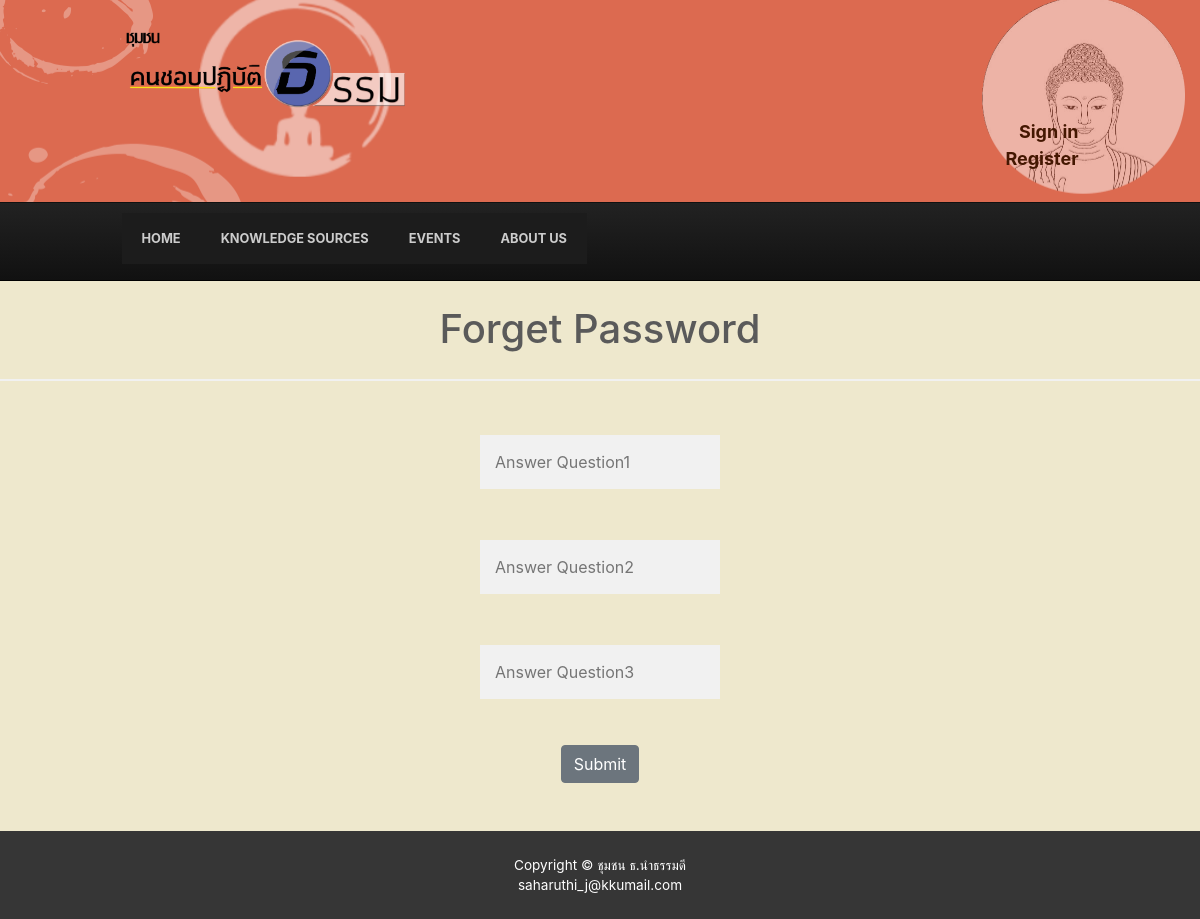
/Question.php?username=charunda1008, run on an earlier commit of the app's database.
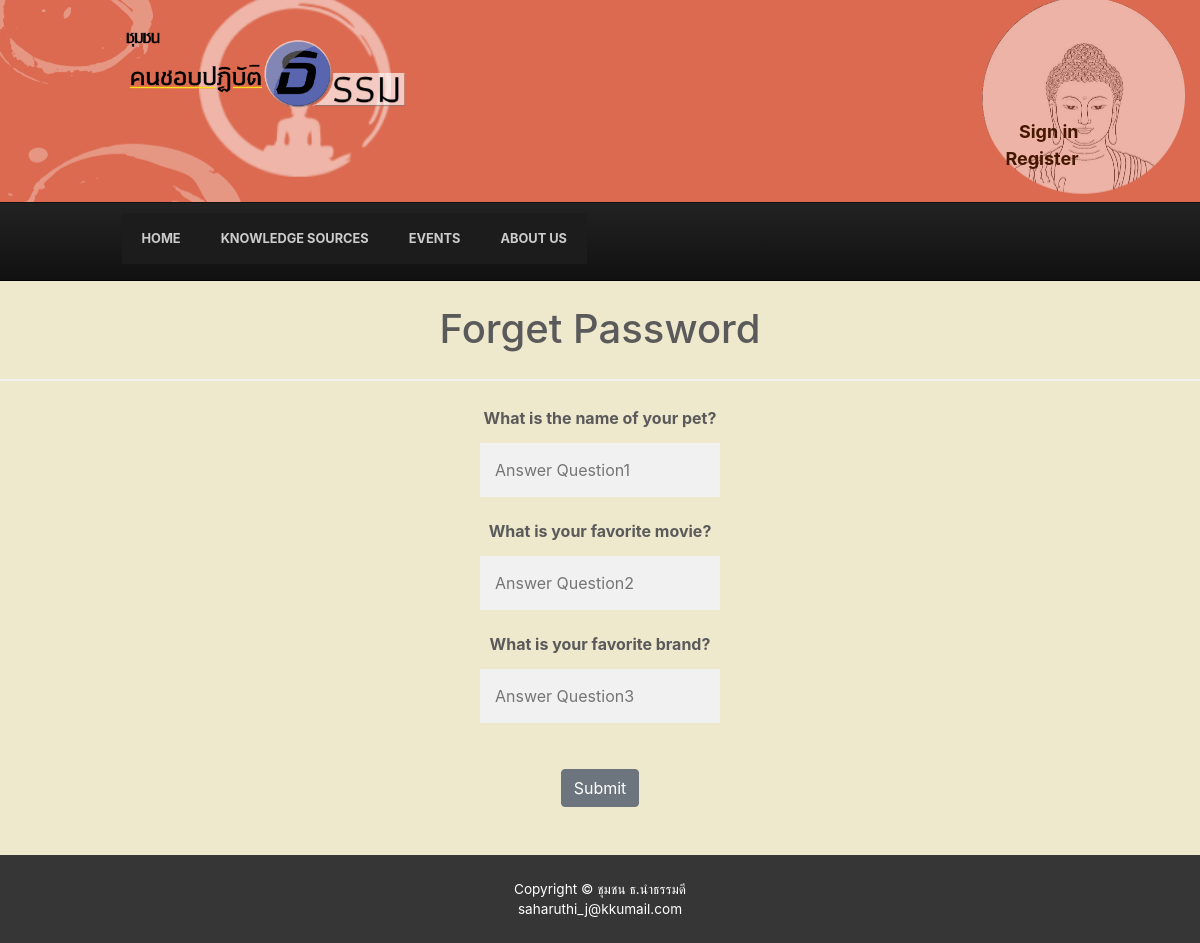
And on a later commit of the database.
### tables this page shows
CREATE TABLE `user` (
  `id` int(11) NOT NULL,
  `name` varchar(60) NOT NULL,
  `surname` varchar(60) NOT NULL,
  `national_id` varchar(13) NOT NULL,
  `file_name` varchar(300) NOT NULL,
  `file_type` varchar(100) NOT NULL,
  `file_size` int(11) NOT NULL,
  `file_content` mediumblob NOT NULL,
  `username` varchar(60) NOT NULL,
  `password` varchar(61) NOT NULL,
  `birthday` varchar(15) NOT NULL,
  `question_1_id` int(11) NOT NULL,
  `answer_1` varchar(200) NOT NULL,
  `question_2_id` int(11) NOT NULL,
  `answer_2` varchar(200) NOT NULL,
  `question_3_id` int(11) NOT NULL,
  `answer_3` varchar(200) NOT NULL,
  `email` varchar(100) NOT NULL,
  `email_confirm` int(1) NOT NULL,
  `admin_confirm` int(1) NOT NULL,
  `sign_in_count` int(1) NOT NULL,
  `account_status` int(1) NOT NULL,
  `permission` int(11) NOT NULL
);

### Question.php (the view, shortened to what this page needs)
<?php
  require('connect.php');
  $questions = array(
    "What is the name of your pet?",
    "What is your favorite color?",
    "What is your best friend’s name?",
    "What is your favorite song?",
    "What is your favorite singer?",
    "What is your favorite movie?",
    "What is your favorite super hero?",
    "What is your dream career?",
    "What is your hometown?",
    "What is your high school’s name?",
    "What is your favorite brand?",
    "What is your favorite sport?",
    "What is your favorite hobby?",
    "What is your favorite season?",
    "What is your favorite subject?",
  );
  $username = $_GET['username'];
  $sql = "SELECT question_1_id, question_2_id, question_3_id, answer_1, answer_2 ,answer_3 FROM user WHERE username='$username'";
  try{
    $data_result = ($conn->query($sql))->fetch();
  }catch(Exception $e){
    print_r($e);
  }
?>
<!DOCTYPE html>
<html>
<body>
  <link href="css/main.css" rel="stylesheet">
  <link href="css/bootstrap-grid.css" rel="stylesheet">
  <link href="css/bootstrap-reboot.css" rel="stylesheet">
  <link rel="stylesheet" href="css/reset.css" type="text/css" />
  <link rel="stylesheet" href="css/forget.css" type="text/css" />
  <link rel="stylesheet" href="css/styles.css" type="text/css" />
  <link rel="stylesheet" type="text/css" href="css/bootstrap.css">
  <link href="css/carousel.css" rel="stylesheet" type="text/css" >
  <link href="css/forget.css" rel="stylesheet" type="text/css" >
  <link href="css/CSS_Reset.css" rel="stylesheet">
</head>
<body class="Backg-body">
  <main role="main">
<header class="header_Bg">
      <div class="navbar-header width">
        <img class="img left" src="img/Logo1.png" alt="Logo1">
        <spen class="right">
            <?php
            if(isset($_SESSION['user_data'])){
              $html_username_tag = "<div><a id=\"open_username\" class=\"btn-link\" href=\"profile.php\">สวัสดีคุณ ".$_SESSION['user_data']['username']."</a></div>";
              $html_sign_out = "<div><a id=\"sign_out\" class=\"btn-link\" href=\"index.php?sign_out\">Sign out</a></div>";
              echo $html_username_tag.$html_sign_out;
            }else{
              $html_sign_in = "<div><a id=\"open_the_modal\" class=\"btn-link\" href=\"#openModal_sign_in\">Sign in</a></div>";
              $html_register = "<div><a id=\"go_to_register_page\" class=\"btn-link\" href=\"register.php\">Register</a></div>";
              echo $html_sign_in.$html_register;
            }
          ?>
        </spen>
      </div>
    </header>
     <nav id="mainnav">
      <div class="width">
          <ul>
              <li class="dropdown">
                  <button class="dropbtn2"><a href="index.php">Home</a></button>
              </li>
              <li><a class="dropbtn2" href="#">Knowledge sources</a></li>
              <li><a class="dropbtn2" href="#">Events</a></li>
              <li><a class="dropbtn2" href="#">About us</a></li>
          </ul>
      </div>
    </nav>
<div style="text-align: center;">
<form id="QuestionForm">
    <br>
      <h1>Forget Password</h1>
    <hr>
      <label id="question1" for="Question1"><b>
        <?php
          echo $questions[$data_result['question_1_id']-1];
        ?>
      </b></label><br>
      <input id="answer1" type="text" placeholder="Answer Question1" name="Question1" class="input_reset" required><br>
      <label id="question2" for="Question2"><b>
        <?php
          echo $questions[$data_result['question_2_id']-1];
        ?>
      </b></label><br>
      <input id="answer2" type="text" placeholder="Answer Question2" name="Question2" class="input_reset" required><br>
      <label id="question3" for="Question3"><b>
        <?php
          echo $questions[$data_result['question_3_id']-1];
        ?>
      </b></label><br>
      <input id="answer3" type="text" placeholder="Answer Question3" name="Question3" class="input_reset" required><br>
      <div class="clearfix">  <br>
          <button id="questionSubmit" type="Submit" class="btn btn-secondary">Submit</button>
      </div>
  </form>
</div>
    <body onLoad="ChangeCaptcha()">
  <footer id="footer" class="text-center" style="margin-top: 3rem;">
    <div class="font-color1"> Copyright &copy; <span class="font-s1">ชุมชน ธ.นำธรรมดี </span> </div>
    <div class="font-color1"> saharuthi_j@kkumail.com </div>
  </footer>
</body>
</html>

### css/main.css (style rules this page uses)
.header_Bg { background-image: url(../Img/Header-bg1.png); position: inherit; margin: 0 auto; }
h1 { color: black; }
input[type=text], input[type=password], input[type=date], input[type=email] { width: 100%; padding: 7px 20px; margin-top: 0; display: inline-block; border: 1px solid #ccc; box-sizing: border-box; }
.dropbtn2 { color: white; border: none; cursor: pointer; font-weight:bold; background-color: #1C1C1C; }
.dropdown { position: relative; display: inline-block; }
.Backg-body { background-color: #EEE8CD; }
.font-color1 { color: white; }
.left { text-align: left; }
.right { text-align: right; }
.img { width: 30%; }
#footer { margin-bottom: 0px; background-color: #363636; padding: 1.5rem 1.25rem 1.5rem; width: 100%; position: absolute; bottom: auto; }
.clearfix { *zoom: 1; }
.clearfix:before, .clearfix:after { display: table; content: ""; line-height: 0; }
.clearfix:after { clear: both; }
hr { border-top: 1px solid #e5e5e5; border-bottom: 1px solid #fff; }
.btn { font-weight: 400; }

### css/forget.css (style rules this page uses)
hr { border: 1px solid #f1f1f1; margin-bottom: 25px; }
.clearfix::after { content: ""; clear: both; display: table; }

### css/styles.css (style rules this page uses)
body { margin:0px auto; padding:0; font-family: 'Source Sans Pro', 'sans-serif'; font-size: 1.2em; color:#666; font-weight: 300; }
* { margin:0; padding:0; }
img { max-width: 100%; height: auto; }
a { color:#D6593D; }
h1 { font-size:3em; padding-bottom: 10px; }
ul, ol { padding: 0; margin:0 0 35px 35px; list-style: disc; }
li { padding:5px 0; }
.width { width: 79.75%; margin: 0 auto; }
header { padding:30px 0 30px; margin:0 auto; background-color: #DC6A50; }
nav#mainnav { background-color: #222; background-image:linear-gradient(#222, #111); border-top: 1px solid #111; border-bottom: 1px solid #000; }
nav#mainnav ul { padding: 0; margin: 0; list-style: none; }
nav#mainnav ul li { border-bottom:none; padding: 10px 0; display: block; float: left; }
nav#mainnav li a { color: #ccc; float: left; display: block; padding: 15px 20px; border-top: 1px solid transparent; text-align: center; text-transform: uppercase; font-weight: bold; font-size: 0.8em; text-decoration: none; }
footer { margin:0px auto; background: #222; font-size: 0.85em; }

### css/carousel.css (style rules this page uses)
body { padding-top: 0rem; padding-bottom: 0rem; color: #5a5a5a; }

What changed in the data, as far as the page shows it:
added user: question_1 "What is the name of your pet?", question_2 "What is your favorite movie?", question_3 "What is your favorite brand?"
